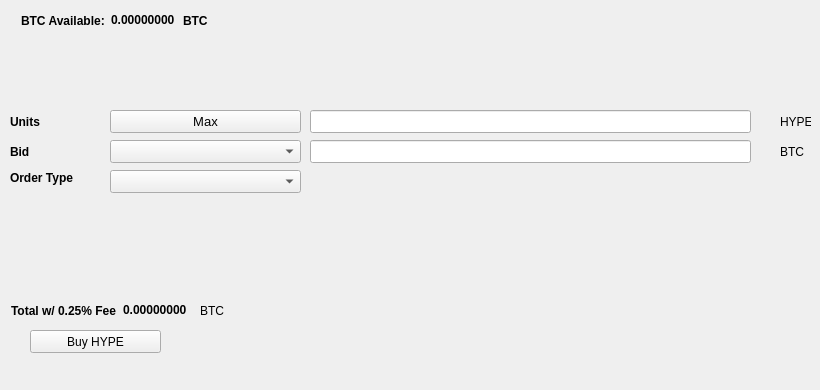
   <widget class="QWidget" name="BuyTab">
    <attribute name="title">
     <string>Buy</string>
    </attribute>
    <widget class="QPushButton" name="BuyHYPE">
     <property name="geometry">
      <rect>
       <x>30</x>
       <y>330</y>
       <width>131</width>
       <height>23</height>
      </rect>
     </property>
     <property name="text">
      <string>Buy HYPE</string>
     </property>
     <property name="icon">
      <iconset resource="../hype.qrc">
       <normaloff>:/icons/bitcoin</normaloff>:/icons/bitcoin</iconset>
     </property>
    </widget>
    <widget class="QLabel" name="label_3">
     <property name="geometry">
      <rect>
       <x>10</x>
       <y>110</y>
       <width>46</width>
       <height>23</height>
      </rect>
     </property>
     <property name="font">
      <font>
       <weight>75</weight>
       <bold>true</bold>
      </font>
     </property>
     <property name="text">
      <string>Units</string>
     </property>
    </widget>
    <widget class="QLineEdit" name="UnitsInput">
     <property name="geometry">
      <rect>
       <x>310</x>
       <y>110</y>
       <width>441</width>
       <height>23</height>
      </rect>
     </property>
     <property name="font">
      <font>
       <pointsize>9</pointsize>
       <weight>75</weight>
       <bold>true</bold>
      </font>
     </property>
    </widget>
    <widget class="QLineEdit" name="BuyBidPriceEdit">
     <property name="geometry">
      <rect>
       <x>310</x>
       <y>140</y>
       <width>441</width>
       <height>23</height>
      </rect>
     </property>
     <property name="font">
      <font>
       <pointsize>9</pointsize>
       <weight>75</weight>
       <bold>true</bold>
      </font>
     </property>
    </widget>
    <widget class="QLabel" name="label_4">
     <property name="geometry">
      <rect>
       <x>780</x>
       <y>110</y>
       <width>31</width>
       <height>23</height>
      </rect>
     </property>
     <property name="text">
      <string>HYPE</string>
     </property>
    </widget>
    <widget class="QLabel" name="label_5">
     <property name="geometry">
      <rect>
       <x>780</x>
       <y>140</y>
       <width>31</width>
       <height>23</height>
      </rect>
     </property>
     <property name="text">
      <string>BTC</string>
     </property>
    </widget>
    <widget class="QLabel" name="label_6">
     <property name="geometry">
      <rect>
       <x>10</x>
       <y>140</y>
       <width>46</width>
       <height>23</height>
      </rect>
     </property>
     <property name="font">
      <font>
       <weight>75</weight>
       <bold>true</bold>
      </font>
     </property>
     <property name="text">
      <string>Bid</string>
     </property>
    </widget>
    <widget class="QLabel" name="label_7">
     <property name="geometry">
      <rect>
       <x>10</x>
       <y>170</y>
       <width>91</width>
       <height>16</height>
      </rect>
     </property>
     <property name="font">
      <font>
       <weight>75</weight>
       <bold>true</bold>
      </font>
     </property>
     <property name="text">
      <string>Order Type</string>
     </property>
    </widget>
    <widget class="QPushButton" name="Buy_Max_Amount">
     <property name="geometry">
      <rect>
       <x>110</x>
       <y>110</y>
       <width>191</width>
       <height>23</height>
      </rect>
     </property>
     <property name="font">
      <font>
       <pointsize>10</pointsize>
      </font>
     </property>
     <property name="text">
      <string>Max</string>
     </property>
    </widget>
    <widget class="QComboBox" name="BuyBidcomboBox">
     <property name="geometry">
      <rect>
       <x>110</x>
       <y>140</y>
       <width>191</width>
       <height>23</height>
      </rect>
     </property>
     <property name="font">
      <font>
       <pointsize>10</pointsize>
      </font>
     </property>
    </widget>
    <widget class="QComboBox" name="buyOrdertypeCombo">
     <property name="geometry">
      <rect>
       <x>110</x>
       <y>170</y>
       <width>191</width>
       <height>23</height>
      </rect>
     </property>
     <property name="font">
      <font>
       <pointsize>10</pointsize>
      </font>
     </property>
    </widget>
    <widget class="QWidget" name="layoutWidget1">
     <property name="geometry">
      <rect>
       <x>21</x>
       <y>11</y>
       <width>227</width>
       <height>19</height>
      </rect>
     </property>
     <layout class="QHBoxLayout" name="horizontalLayout_3">
      <item>
       <widget class="QLabel" name="label232">
        <property name="font">
         <font>
          <weight>75</weight>
          <bold>true</bold>
         </font>
        </property>
        <property name="text">
         <string>BTC Available:</string>
        </property>
       </widget>
      </item>
      <item>
       <widget class="QLabel" name="BtcAvailableLbl">
        <property name="palette">
         <palette>
          <active>
           <colorrole role="WindowText">
            <brush brushstyle="SolidPattern">
             <color alpha="255">
              <red>0</red>
              <green>0</green>
              <blue>0</blue>
             </color>
            </brush>
           </colorrole>
           <colorrole role="Button">
            <brush brushstyle="SolidPattern">
             <color alpha="255">
              <red>0</red>
              <green>170</green>
              <blue>0</blue>
             </color>
            </brush>
           </colorrole>
           <colorrole role="Light">
            <brush brushstyle="SolidPattern">
             <color alpha="255">
              <red>0</red>
              <green>255</green>
              <blue>0</blue>
             </color>
            </brush>
           </colorrole>
           <colorrole role="Midlight">
            <brush brushstyle="SolidPattern">
             <color alpha="255">
              <red>0</red>
              <green>212</green>
              <blue>0</blue>
             </color>
            </brush>
           </colorrole>
           <colorrole role="Dark">
            <brush brushstyle="SolidPattern">
             <color alpha="255">
              <red>0</red>
              <green>85</green>
              <blue>0</blue>
             </color>
            </brush>
           </colorrole>
           <colorrole role="Mid">
            <brush brushstyle="SolidPattern">
             <color alpha="255">
              <red>0</red>
              <green>113</green>
              <blue>0</blue>
             </color>
            </brush>
           </colorrole>
           <colorrole role="Text">
            <brush brushstyle="SolidPattern">
             <color alpha="255">
              <red>0</red>
              <green>170</green>
              <blue>0</blue>
             </color>
            </brush>
           </colorrole>
           <colorrole role="BrightText">
            <brush brushstyle="SolidPattern">
             <color alpha="255">
              <red>255</red>
              <green>255</green>
              <blue>255</blue>
             </color>
            </brush>
           </colorrole>
           <colorrole role="ButtonText">
            <brush brushstyle="SolidPattern">
             <color alpha="255">
              <red>0</red>
              <green>0</green>
              <blue>0</blue>
             </color>
            </brush>
           </colorrole>
           <colorrole role="Base">
            <brush brushstyle="SolidPattern">
             <color alpha="255">
              <red>255</red>
              <green>255</green>
              <blue>255</blue>
             </color>
            </brush>
           </colorrole>
           <colorrole role="Window">
            <brush brushstyle="SolidPattern">
             <color alpha="255">
              <red>0</red>
              <green>170</green>
              <blue>0</blue>
             </color>
            </brush>
           </colorrole>
           <colorrole role="Shadow">
            <brush brushstyle="SolidPattern">
             <color alpha="255">
              <red>0</red>
              <green>0</green>
              <blue>0</blue>
             </color>
            </brush>
           </colorrole>
           <colorrole role="AlternateBase">
            <brush brushstyle="SolidPattern">
             <color alpha="255">
              <red>127</red>
              <green>212</green>
              <blue>127</blue>
             </color>
            </brush>
           </colorrole>
           <colorrole role="ToolTipBase">
            <brush brushstyle="SolidPattern">
             <color alpha="255">
              <red>255</red>
              <green>255</green>
              <blue>220</blue>
             </color>
            </brush>
           </colorrole>
           <colorrole role="ToolTipText">
            <brush brushstyle="SolidPattern">
             <color alpha="255">
              <red>0</red>
              <green>0</green>
              <blue>0</blue>
             </color>
            </brush>
           </colorrole>
          </active>
          <inactive>
           <colorrole role="WindowText">
            <brush brushstyle="SolidPattern">
             <color alpha="255">
              <red>0</red>
              <green>0</green>
              <blue>0</blue>
             </color>
            </brush>
           </colorrole>
           <colorrole role="Button">
            <brush brushstyle="SolidPattern">
             <color alpha="255">
              <red>0</red>
              <green>170</green>
              <blue>0</blue>
             </color>
            </brush>
           </colorrole>
           <colorrole role="Light">
            <brush brushstyle="SolidPattern">
             <color alpha="255">
              <red>0</red>
              <green>255</green>
              <blue>0</blue>
             </color>
            </brush>
           </colorrole>
           <colorrole role="Midlight">
            <brush brushstyle="SolidPattern">
             <color alpha="255">
              <red>0</red>
              <green>212</green>
              <blue>0</blue>
             </color>
            </brush>
           </colorrole>
           <colorrole role="Dark">
            <brush brushstyle="SolidPattern">
             <color alpha="255">
              <red>0</red>
              <green>85</green>
              <blue>0</blue>
             </color>
            </brush>
           </colorrole>
           <colorrole role="Mid">
            <brush brushstyle="SolidPattern">
             <color alpha="255">
              <red>0</red>
              <green>113</green>
              <blue>0</blue>
             </color>
            </brush>
           </colorrole>
           <colorrole role="Text">
            <brush brushstyle="SolidPattern">
             <color alpha="255">
              <red>0</red>
              <green>170</green>
              <blue>0</blue>
             </color>
            </brush>
           </colorrole>
           <colorrole role="BrightText">
            <brush brushstyle="SolidPattern">
             <color alpha="255">
              <red>255</red>
              <green>255</green>
              <blue>255</blue>
             </color>
            </brush>
           </colorrole>
           <colorrole role="ButtonText">
            <brush brushstyle="SolidPattern">
             <color alpha="255">
              <red>0</red>
              <green>0</green>
              <blue>0</blue>
             </color>
            </brush>
           </colorrole>
           <colorrole role="Base">
            <brush brushstyle="SolidPattern">
             <color alpha="255">
              <red>255</red>
              <green>255</green>
              <blue>255</blue>
             </color>
            </brush>
           </colorrole>
           <colorrole role="Window">
            <brush brushstyle="SolidPattern">
             <color alpha="255">
              <red>0</red>
              <green>170</green>
              <blue>0</blue>
             </color>
            </brush>
           </colorrole>
           <colorrole role="Shadow">
            <brush brushstyle="SolidPattern">
             <color alpha="255">
              <red>0</red>
              <green>0</green>
              <blue>0</blue>
             </color>
            </brush>
           </colorrole>
           <colorrole role="AlternateBase">
            <brush brushstyle="SolidPattern">
             <color alpha="255">
              <red>127</red>
              <green>212</green>
              <blue>127</blue>
             </color>
            </brush>
           </colorrole>
           <colorrole role="ToolTipBase">
            <brush brushstyle="SolidPattern">
             <color alpha="255">
              <red>255</red>
              <green>255</green>
              <blue>220</blue>
             </color>
            </brush>
           </colorrole>
           <colorrole role="ToolTipText">
            <brush brushstyle="SolidPattern">
             <color alpha="255">
              <red>0</red>
              <green>0</green>
              <blue>0</blue>
             </color>
            </brush>
           </colorrole>
          </inactive>
          <disabled>
           <colorrole role="WindowText">
            <brush brushstyle="SolidPattern">
             <color alpha="255">
              <red>0</red>
              <green>85</green>
              <blue>0</blue>
             </color>
            </brush>
           </colorrole>
           <colorrole role="Button">
            <brush brushstyle="SolidPattern">
             <color alpha="255">
              <red>0</red>
              <green>170</green>
              <blue>0</blue>
             </color>
            </brush>
           </colorrole>
           <colorrole role="Light">
            <brush brushstyle="SolidPattern">
             <color alpha="255">
              <red>0</red>
              <green>255</green>
              <blue>0</blue>
             </color>
            </brush>
           </colorrole>
           <colorrole role="Midlight">
            <brush brushstyle="SolidPattern">
             <color alpha="255">
              <red>0</red>
              <green>212</green>
              <blue>0</blue>
             </color>
            </brush>
           </colorrole>
           <colorrole role="Dark">
            <brush brushstyle="SolidPattern">
             <color alpha="255">
              <red>0</red>
              <green>85</green>
              <blue>0</blue>
             </color>
            </brush>
           </colorrole>
           <colorrole role="Mid">
            <brush brushstyle="SolidPattern">
             <color alpha="255">
              <red>0</red>
              <green>113</green>
              <blue>0</blue>
             </color>
            </brush>
           </colorrole>
           <colorrole role="Text">
            <brush brushstyle="SolidPattern">
             <color alpha="255">
              <red>0</red>
              <green>85</green>
              <blue>0</blue>
             </color>
            </brush>
           </colorrole>
           <colorrole role="BrightText">
            <brush brushstyle="SolidPattern">
             <color alpha="255">
              <red>255</red>
              <green>255</green>
              <blue>255</blue>
             </color>
            </brush>
           </colorrole>
           <colorrole role="ButtonText">
            <brush brushstyle="SolidPattern">
             <color alpha="255">
              <red>0</red>
              <green>85</green>
              <blue>0</blue>
             </color>
            </brush>
           </colorrole>
           <colorrole role="Base">
            <brush brushstyle="SolidPattern">
             <color alpha="255">
              <red>0</red>
              <green>170</green>
              <blue>0</blue>
             </color>
            </brush>
           </colorrole>
           <colorrole role="Window">
            <brush brushstyle="SolidPattern">
             <color alpha="255">
              <red>0</red>
              <green>170</green>
              <blue>0</blue>
             </color>
            </brush>
           </colorrole>
           <colorrole role="Shadow">
            <brush brushstyle="SolidPattern">
             <color alpha="255">
              <red>0</red>
              <green>0</green>
              <blue>0</blue>
             </color>
            </brush>
           </colorrole>
           <colorrole role="AlternateBase">
            <brush brushstyle="SolidPattern">
             <color alpha="255">
              <red>0</red>
              <green>170</green>
              <blue>0</blue>
             </color>
            </brush>
           </colorrole>
           <colorrole role="ToolTipBase">
            <brush brushstyle="SolidPattern">
             <color alpha="255">
              <red>255</red>
              <green>255</green>
              <blue>220</blue>
             </color>
            </brush>
           </colorrole>
           <colorrole role="ToolTipText">
            <brush brushstyle="SolidPattern">
             <color alpha="255">
              <red>0</red>
              <green>0</green>
              <blue>0</blue>
             </color>
            </brush>
           </colorrole>
          </disabled>
         </palette>
        </property>
        <property name="font">
         <font>
          <weight>75</weight>
          <bold>true</bold>
         </font>
        </property>
        <property name="text">
         <string>0.00000000</string>
        </property>
        <property name="textInteractionFlags">
         <set>Qt::LinksAccessibleByMouse|Qt::TextSelectableByKeyboard|Qt::TextSelectableByMouse</set>
        </property>
       </widget>
      </item>
      <item>
       <widget class="QLabel" name="BtcAvailableLbl_2">
        <property name="font">
         <font>
          <weight>75</weight>
          <bold>true</bold>
         </font>
        </property>
        <property name="text">
         <string>BTC</string>
        </property>
       </widget>
      </item>
     </layout>
    </widget>
    <widget class="QWidget" name="layoutWidge2">
     <property name="geometry">
      <rect>
       <x>11</x>
       <y>301</y>
       <width>259</width>
       <height>19</height>
      </rect>
     </property>
     <layout class="QHBoxLayout" name="horizontalLayout_4">
      <item>
       <widget class="QLabel" name="label_9">
        <property name="font">
         <font>
          <weight>75</weight>
          <bold>true</bold>
         </font>
        </property>
        <property name="text">
         <string>Total w/ 0.25% Fee</string>
        </property>
       </widget>
      </item>
      <item>
       <widget class="QLabel" name="BuyCostLabel">
        <property name="palette">
         <palette>
          <active>
           <colorrole role="WindowText">
            <brush brushstyle="SolidPattern">
             <color alpha="255">
              <red>0</red>
              <green>0</green>
              <blue>0</blue>
             </color>
            </brush>
           </colorrole>
           <colorrole role="Button">
            <brush brushstyle="SolidPattern">
             <color alpha="255">
              <red>0</red>
              <green>170</green>
              <blue>0</blue>
             </color>
            </brush>
           </colorrole>
           <colorrole role="Light">
            <brush brushstyle="SolidPattern">
             <color alpha="255">
              <red>0</red>
              <green>255</green>
              <blue>0</blue>
             </color>
            </brush>
           </colorrole>
           <colorrole role="Midlight">
            <brush brushstyle="SolidPattern">
             <color alpha="255">
              <red>0</red>
              <green>212</green>
              <blue>0</blue>
             </color>
            </brush>
           </colorrole>
           <colorrole role="Dark">
            <brush brushstyle="SolidPattern">
             <color alpha="255">
              <red>0</red>
              <green>85</green>
              <blue>0</blue>
             </color>
            </brush>
           </colorrole>
           <colorrole role="Mid">
            <brush brushstyle="SolidPattern">
             <color alpha="255">
              <red>0</red>
              <green>113</green>
              <blue>0</blue>
             </color>
            </brush>
           </colorrole>
           <colorrole role="Text">
            <brush brushstyle="SolidPattern">
             <color alpha="255">
              <red>0</red>
              <green>170</green>
              <blue>0</blue>
             </color>
            </brush>
           </colorrole>
           <colorrole role="BrightText">
            <brush brushstyle="SolidPattern">
             <color alpha="255">
              <red>255</red>
              <green>255</green>
              <blue>255</blue>
             </color>
            </brush>
           </colorrole>
           <colorrole role="ButtonText">
            <brush brushstyle="SolidPattern">
             <color alpha="255">
              <red>0</red>
              <green>0</green>
              <blue>0</blue>
             </color>
            </brush>
           </colorrole>
           <colorrole role="Base">
            <brush brushstyle="SolidPattern">
             <color alpha="255">
              <red>255</red>
              <green>255</green>
              <blue>255</blue>
             </color>
            </brush>
           </colorrole>
           <colorrole role="Window">
            <brush brushstyle="SolidPattern">
             <color alpha="255">
              <red>0</red>
              <green>170</green>
              <blue>0</blue>
             </color>
            </brush>
           </colorrole>
           <colorrole role="Shadow">
            <brush brushstyle="SolidPattern">
             <color alpha="255">
              <red>0</red>
              <green>0</green>
              <blue>0</blue>
             </color>
            </brush>
           </colorrole>
           <colorrole role="AlternateBase">
            <brush brushstyle="SolidPattern">
             <color alpha="255">
              <red>127</red>
              <green>212</green>
              <blue>127</blue>
             </color>
            </brush>
           </colorrole>
           <colorrole role="ToolTipBase">
            <brush brushstyle="SolidPattern">
             <color alpha="255">
              <red>255</red>
              <green>255</green>
              <blue>220</blue>
             </color>
            </brush>
           </colorrole>
           <colorrole role="ToolTipText">
            <brush brushstyle="SolidPattern">
             <color alpha="255">
              <red>0</red>
              <green>0</green>
              <blue>0</blue>
             </color>
            </brush>
           </colorrole>
          </active>
          <inactive>
           <colorrole role="WindowText">
            <brush brushstyle="SolidPattern">
             <color alpha="255">
              <red>0</red>
              <green>0</green>
              <blue>0</blue>
             </color>
            </brush>
           </colorrole>
           <colorrole role="Button">
            <brush brushstyle="SolidPattern">
             <color alpha="255">
              <red>0</red>
              <green>170</green>
              <blue>0</blue>
             </color>
            </brush>
           </colorrole>
           <colorrole role="Light">
            <brush brushstyle="SolidPattern">
             <color alpha="255">
              <red>0</red>
              <green>255</green>
              <blue>0</blue>
             </color>
            </brush>
           </colorrole>
           <colorrole role="Midlight">
            <brush brushstyle="SolidPattern">
             <color alpha="255">
              <red>0</red>
              <green>212</green>
              <blue>0</blue>
             </color>
            </brush>
           </colorrole>
           <colorrole role="Dark">
            <brush brushstyle="SolidPattern">
             <color alpha="255">
              <red>0</red>
              <green>85</green>
              <blue>0</blue>
             </color>
            </brush>
           </colorrole>
           <colorrole role="Mid">
            <brush brushstyle="SolidPattern">
             <color alpha="255">
              <red>0</red>
              <green>113</green>
              <blue>0</blue>
             </color>
            </brush>
           </colorrole>
           <colorrole role="Text">
            <brush brushstyle="SolidPattern">
             <color alpha="255">
              <red>0</red>
              <green>170</green>
              <blue>0</blue>
             </color>
            </brush>
           </colorrole>
           <colorrole role="BrightText">
            <brush brushstyle="SolidPattern">
             <color alpha="255">
              <red>255</red>
              <green>255</green>
              <blue>255</blue>
             </color>
            </brush>
           </colorrole>
           <colorrole role="ButtonText">
            <brush brushstyle="SolidPattern">
             <color alpha="255">
              <red>0</red>
              <green>0</green>
              <blue>0</blue>
             </color>
            </brush>
           </colorrole>
           <colorrole role="Base">
            <brush brushstyle="SolidPattern">
             <color alpha="255">
              <red>255</red>
              <green>255</green>
              <blue>255</blue>
             </color>
            </brush>
           </colorrole>
           <colorrole role="Window">
            <brush brushstyle="SolidPattern">
             <color alpha="255">
              <red>0</red>
              <green>170</green>
              <blue>0</blue>
             </color>
            </brush>
           </colorrole>
           <colorrole role="Shadow">
            <brush brushstyle="SolidPattern">
             <color alpha="255">
              <red>0</red>
              <green>0</green>
              <blue>0</blue>
             </color>
            </brush>
           </colorrole>
           <colorrole role="AlternateBase">
            <brush brushstyle="SolidPattern">
             <color alpha="255">
              <red>127</red>
              <green>212</green>
              <blue>127</blue>
             </color>
            </brush>
           </colorrole>
           <colorrole role="ToolTipBase">
            <brush brushstyle="SolidPattern">
             <color alpha="255">
              <red>255</red>
              <green>255</green>
              <blue>220</blue>
             </color>
            </brush>
           </colorrole>
           <colorrole role="ToolTipText">
            <brush brushstyle="SolidPattern">
             <color alpha="255">
              <red>0</red>
              <green>0</green>
              <blue>0</blue>
             </color>
            </brush>
           </colorrole>
          </inactive>
          <disabled>
           <colorrole role="WindowText">
            <brush brushstyle="SolidPattern">
             <color alpha="255">
              <red>0</red>
              <green>85</green>
              <blue>0</blue>
             </color>
            </brush>
           </colorrole>
           <colorrole role="Button">
            <brush brushstyle="SolidPattern">
             <color alpha="255">
              <red>0</red>
              <green>170</green>
              <blue>0</blue>
             </color>
            </brush>
           </colorrole>
           <colorrole role="Light">
            <brush brushstyle="SolidPattern">
             <color alpha="255">
              <red>0</red>
              <green>255</green>
              <blue>0</blue>
             </color>
            </brush>
           </colorrole>
           <colorrole role="Midlight">
            <brush brushstyle="SolidPattern">
             <color alpha="255">
              <red>0</red>
              <green>212</green>
              <blue>0</blue>
             </color>
            </brush>
           </colorrole>
           <colorrole role="Dark">
            <brush brushstyle="SolidPattern">
             <color alpha="255">
              <red>0</red>
              <green>85</green>
              <blue>0</blue>
             </color>
            </brush>
           </colorrole>
           <colorrole role="Mid">
            <brush brushstyle="SolidPattern">
             <color alpha="255">
              <red>0</red>
              <green>113</green>
              <blue>0</blue>
             </color>
            </brush>
           </colorrole>
           <colorrole role="Text">
            <brush brushstyle="SolidPattern">
             <color alpha="255">
              <red>0</red>
              <green>85</green>
              <blue>0</blue>
             </color>
            </brush>
           </colorrole>
           <colorrole role="BrightText">
            <brush brushstyle="SolidPattern">
             <color alpha="255">
              <red>255</red>
              <green>255</green>
              <blue>255</blue>
             </color>
            </brush>
           </colorrole>
           <colorrole role="ButtonText">
            <brush brushstyle="SolidPattern">
             <color alpha="255">
              <red>0</red>
              <green>85</green>
              <blue>0</blue>
             </color>
            </brush>
           </colorrole>
           <colorrole role="Base">
            <brush brushstyle="SolidPattern">
             <color alpha="255">
              <red>0</red>
              <green>170</green>
              <blue>0</blue>
             </color>
            </brush>
           </colorrole>
           <colorrole role="Window">
            <brush brushstyle="SolidPattern">
             <color alpha="255">
              <red>0</red>
              <green>170</green>
              <blue>0</blue>
             </color>
            </brush>
           </colorrole>
           <colorrole role="Shadow">
            <brush brushstyle="SolidPattern">
             <color alpha="255">
              <red>0</red>
              <green>0</green>
              <blue>0</blue>
             </color>
            </brush>
           </colorrole>
           <colorrole role="AlternateBase">
            <brush brushstyle="SolidPattern">
             <color alpha="255">
              <red>0</red>
              <green>170</green>
              <blue>0</blue>
             </color>
            </brush>
           </colorrole>
           <colorrole role="ToolTipBase">
            <brush brushstyle="SolidPattern">
             <color alpha="255">
              <red>255</red>
              <green>255</green>
              <blue>220</blue>
             </color>
            </brush>
           </colorrole>
           <colorrole role="ToolTipText">
            <brush brushstyle="SolidPattern">
             <color alpha="255">
              <red>0</red>
              <green>0</green>
              <blue>0</blue>
             </color>
            </brush>
           </colorrole>
          </disabled>
         </palette>
        </property>
        <property name="font">
         <font>
          <weight>75</weight>
          <bold>true</bold>
         </font>
        </property>
        <property name="autoFillBackground">
         <bool>false</bool>
        </property>
        <property name="text">
         <string>0.00000000</string>
        </property>
        <property name="textInteractionFlags">
         <set>Qt::LinksAccessibleByMouse|Qt::TextSelectableByMouse</set>
        </property>
       </widget>
      </item>
      <item>
       <widget class="QLabel" name="label_10">
        <property name="font">
         <font>
          <weight>50</weight>
          <bold>false</bold>
         </font>
        </property>
        <property name="text">
         <string>BTC</string>
        </property>
       </widget>
      </item>
     </layout>
    </widget>
    <widget class="QLabel" name="label_24">
     <property name="geometry">
      <rect>
       <x>460</x>
       <y>300</y>
       <width>281</width>
       <height>81</height>
      </rect>
     </property>
     <property name="text">
      <string/>
     </property>
     <property name="pixmap">
      <pixmap>:/images/bittrex</pixmap>
     </property>
    </widget>
   </widget>
